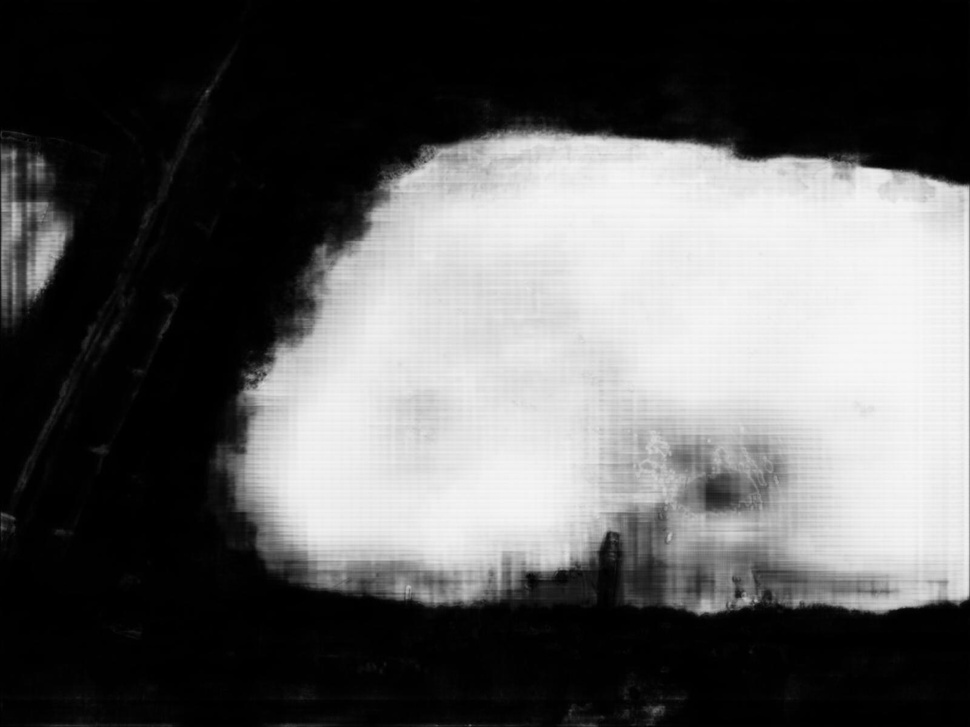
#> input picture 水面/water/unet-2-7.jpg, 970 x 727 px, shrunk from 1600 x 1200 before the run
$ python '00-03-2图像二值画.py'
#> lines starting #> are read from the running program, lines starting #| are printed output that depends on the picture; after the words box and inside, x2 and y2 are one past the last pixel; in counts of white or black regions, pixels touching at a corner belong together
import cv2
import numpy as np
from matplotlib import pyplot as plt

image_path = 'water/unet-2-7.jpg'

# 读取图像
image = cv2.imread(image_path, cv2.IMREAD_GRAYSCALE)  # 直接读取为灰度图像
#> image is the input picture: shape (727, 970); min 0, max 248, mean 93.3

# Binarize the image
ret, binary_image = cv2.threshold(image, 25, 255, 0)
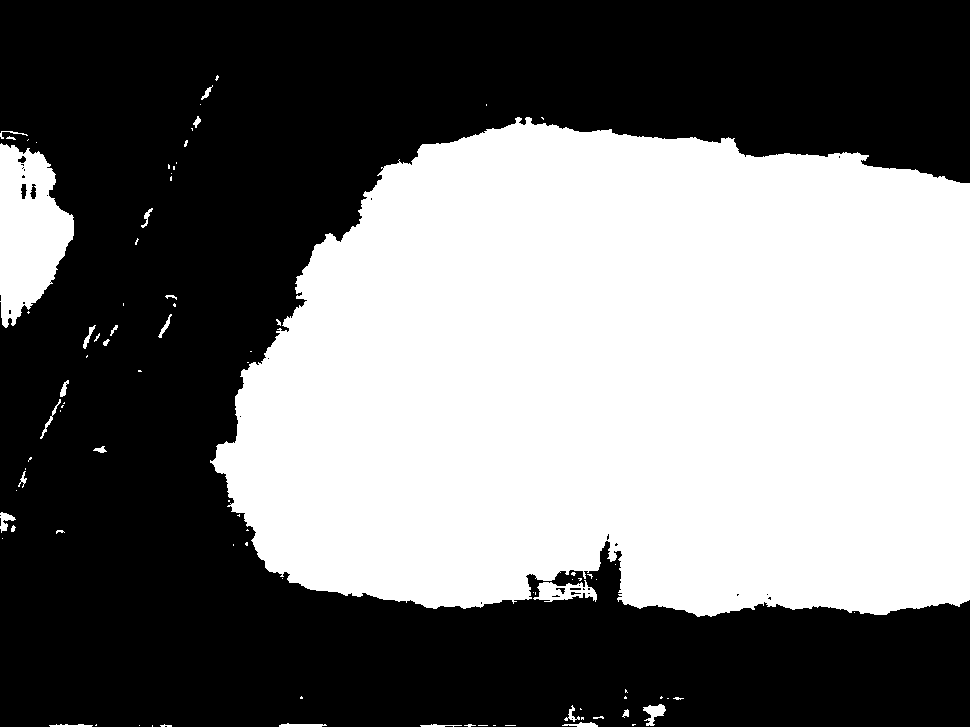
#> binary_image: shape (727, 970); 45.9% white; 90 white regions (61 under 20 px)

# Find contours in the binary image
contours, hierarchy = cv2.findContours(binary_image, cv2.RETR_EXTERNAL, cv2.CHAIN_APPROX_SIMPLE)
#> contours = 90 contours, 70 with area under 20; largest, box (x1, y1, x2, y2) and area: (210, 117, 970, 617) 310090, (0, 143, 74, 328) 8966, (533, 580, 597, 602) 750, (643, 704, 666, 726) 214, (0, 512, 16, 533) 122

# Draw contours on the original image
contour_image = cv2.cvtColor(image, cv2.COLOR_GRAY2BGR)  # Convert to BGR for drawing colored contours
cv2.drawContours(contour_image, contours, -1, (0, 255, 0), 2)  # Draw green contours
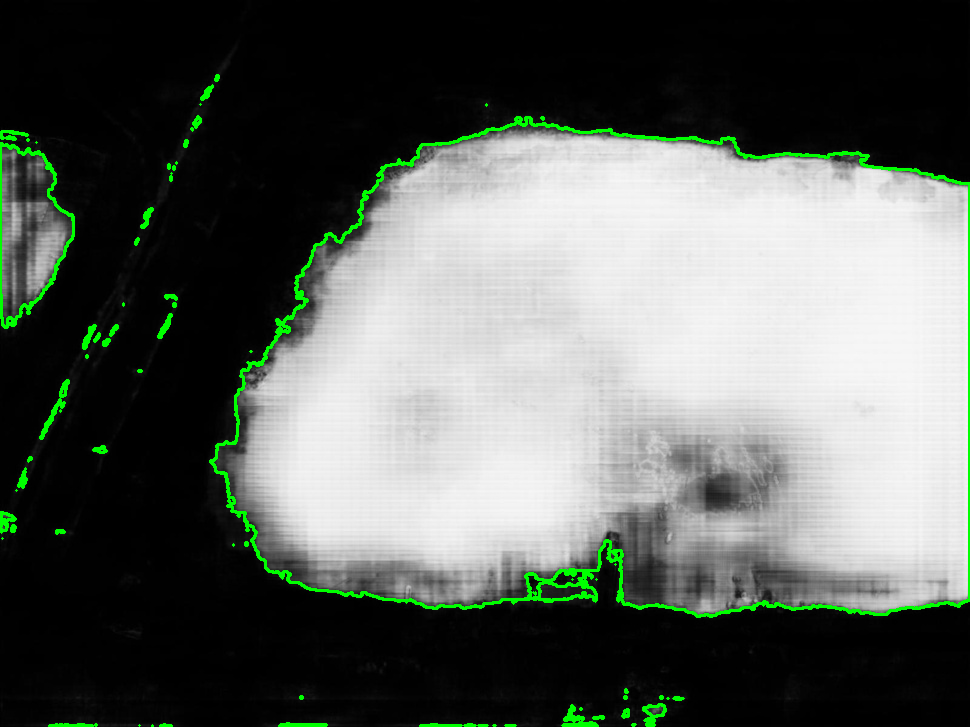
#> contour_image: shape (727, 970, 3); 2.14% of pixels changed, all inside (x1, y1, x2, y2) = (0, 74, 970, 727)

# Display images
plt.figure(figsize=(16, 8))

plt.subplot(1, 3, 1), plt.imshow(image, cmap='gray')
plt.title('Original Image'), plt.xticks([]), plt.yticks([])

plt.subplot(1, 3, 2), plt.imshow(binary_image, cmap='gray')
plt.title('Binarized Image'), plt.xticks([]), plt.yticks([])

plt.subplot(1, 3, 3), plt.imshow(contour_image)
plt.title('Image with Contours'), plt.xticks([]), plt.yticks([])

plt.show()
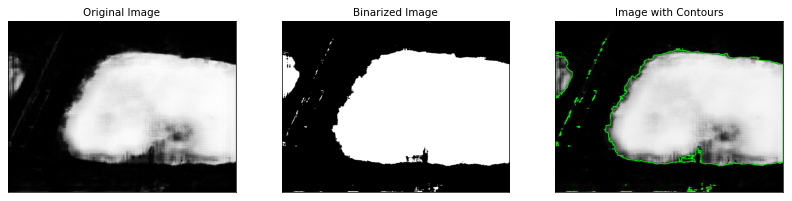
#> figure drawn by matplotlib, 3 panels

$ run again, with 水面/water/unet-18-7.jpg copied over 水面/water/unet-2-7.jpg
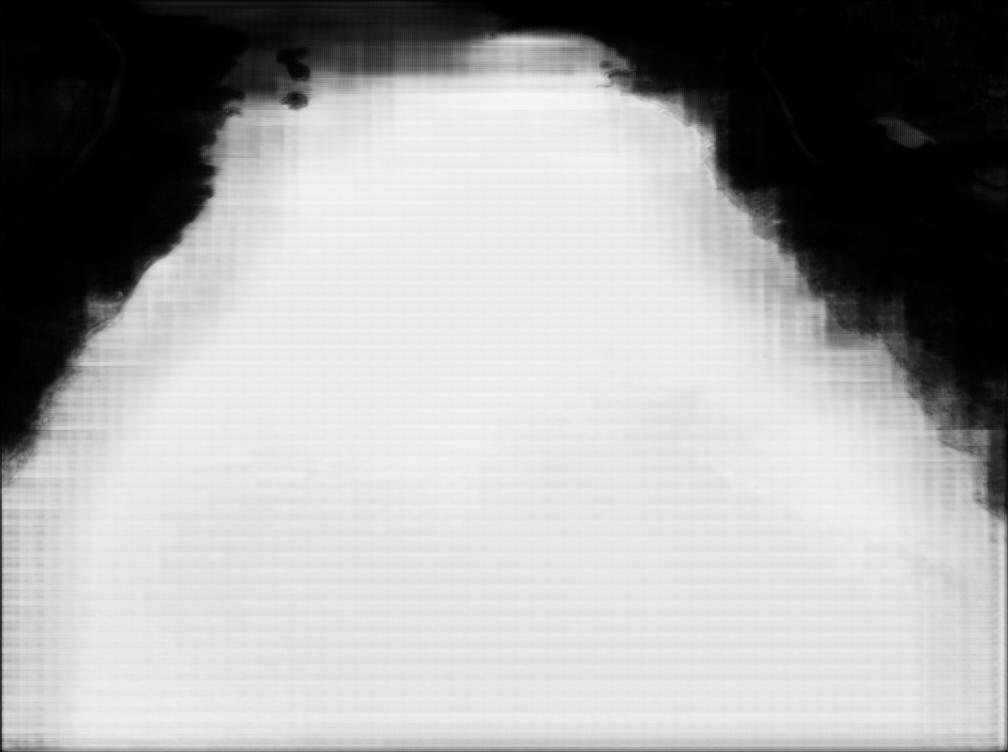
#> input picture 水面/water/unet-18-7.jpg, 1008 x 752 px
#> image is the input picture: shape (752, 1008); min 0, max 247, mean 164.9
#> `ret, binary_image = cv2.threshold(image, 25, 255, 0)`:
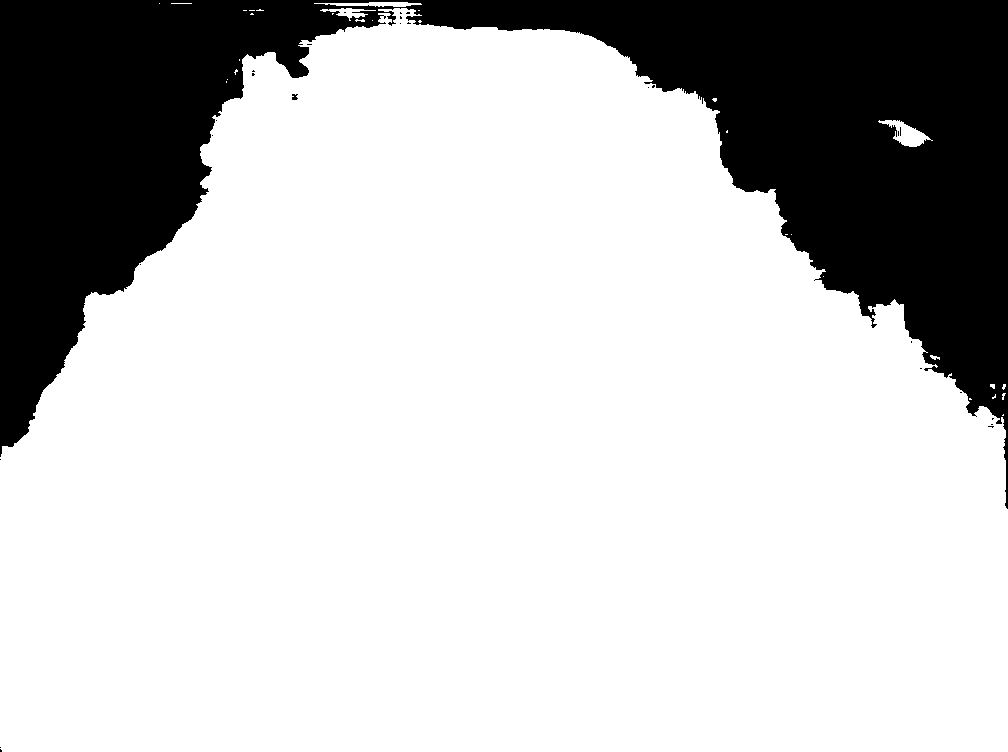
#> binary_image: shape (752, 1008); 76.8% white; 27 black regions (25 under 20 px)
#> contours = 31 contours, 27 with area under 20; largest, box (x1, y1, x2, y2) and area: (0, 8, 1008, 752) 578880, (878, 120, 933, 147) 558, (314, 2, 422, 7) 225, (320, 8, 376, 21) 180
#> contour_image: shape (752, 1008, 3); 1.64% of pixels changed, all inside (x1, y1, x2, y2) = (0, 1, 1008, 752)
#> `plt.show()`:
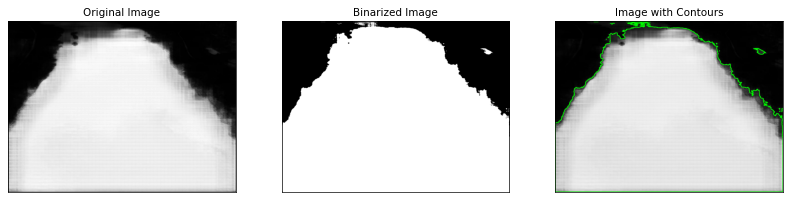
#> figure drawn by matplotlib, 3 panels

$ run again, with 水面/water/unet-5-7.jpg copied over 水面/water/unet-2-7.jpg
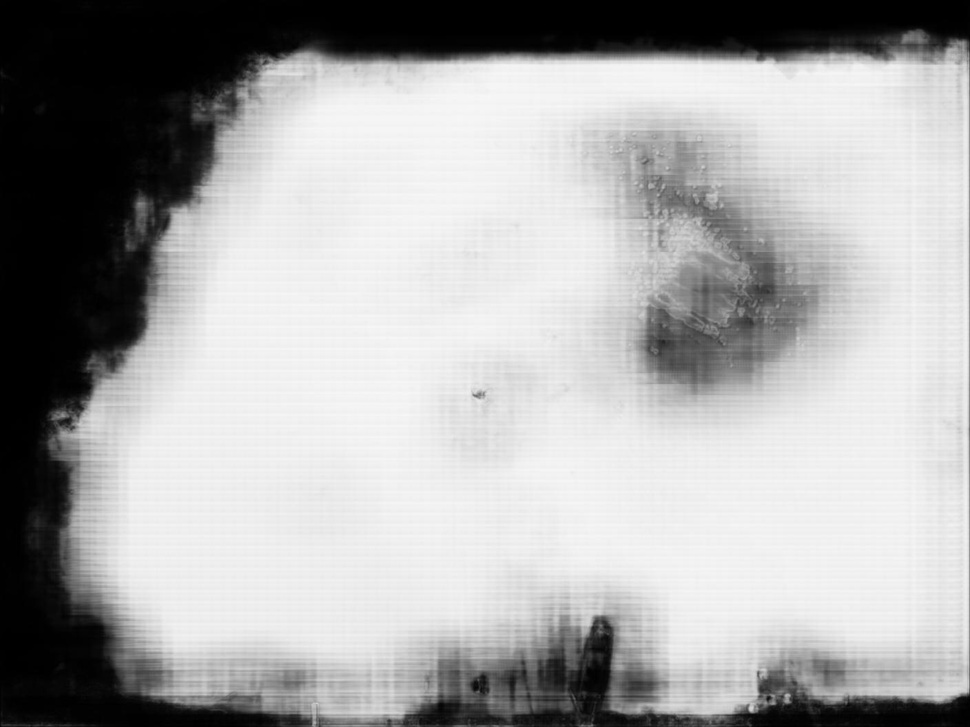
#> input picture 水面/water/unet-5-7.jpg, 970 x 727 px, shrunk from 1408 x 1056 before the run
#> image is the input picture: shape (727, 970); min 0, max 247, mean 169.1
#> `ret, binary_image = cv2.threshold(image, 25, 255, 0)`:
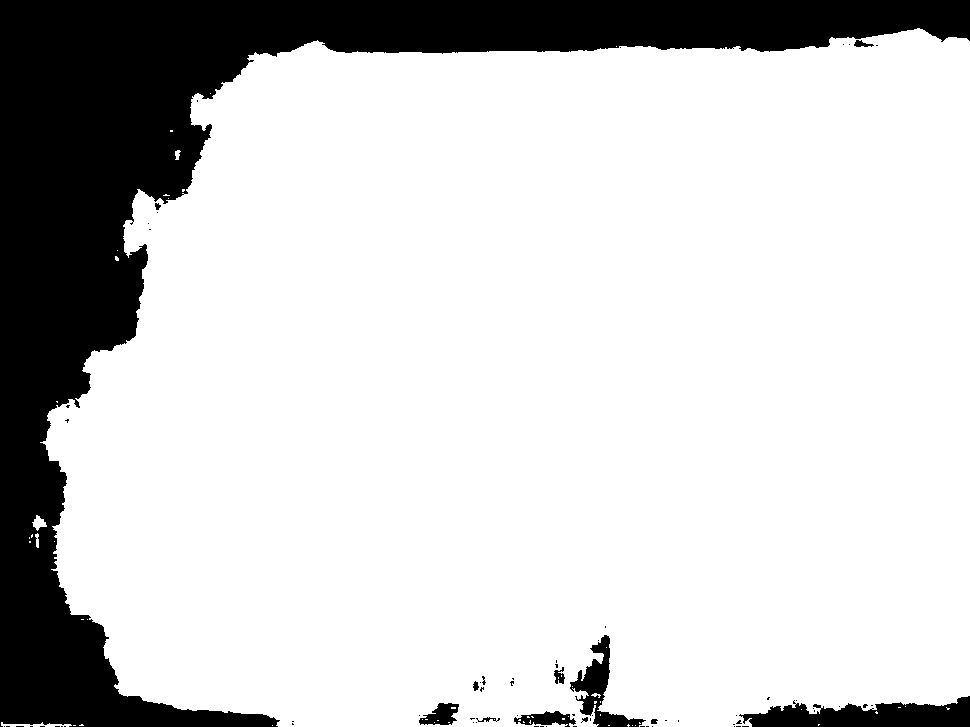
#> binary_image: shape (727, 970); 80.4% white; 71 black regions (59 under 20 px)
#> contours = 47 contours, 42 with area under 20; largest, box (x1, y1, x2, y2) and area: (40, 28, 970, 727) 565850, (1, 722, 72, 727) 104, (32, 515, 47, 531) 102, (175, 150, 181, 160) 28, (35, 533, 39, 548) 26
#> contour_image: shape (727, 970, 3); 1.84% of pixels changed, all inside (x1, y1, x2, y2) = (0, 27, 970, 727)
#> `plt.show()`:
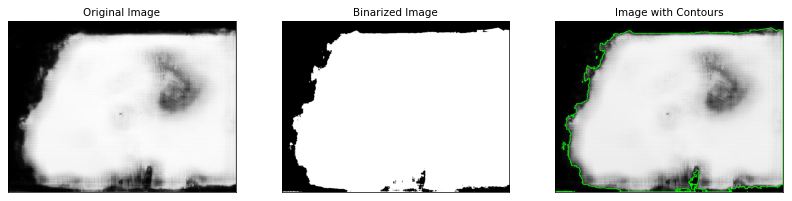
#> figure drawn by matplotlib, 3 panels
